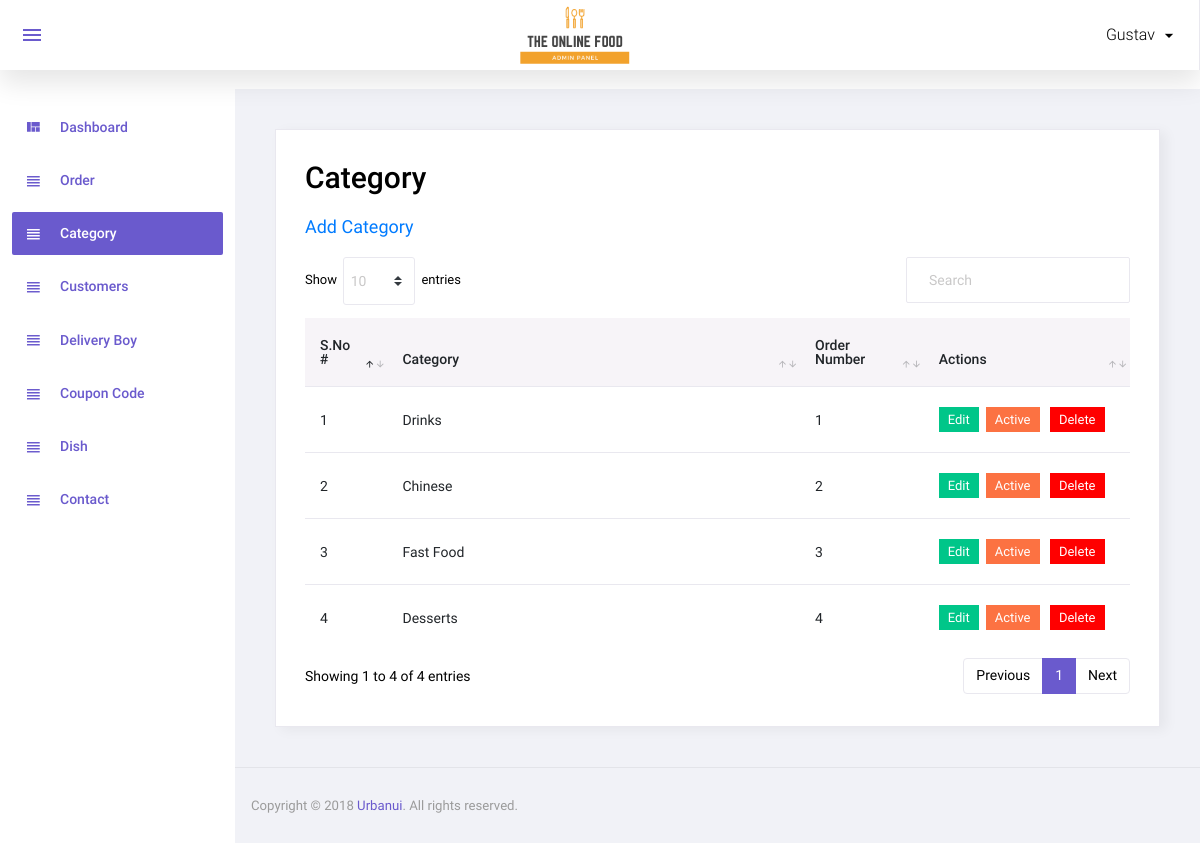
The page /admin/category.php (signed in) on the database its author committed.
### tables this page shows
CREATE TABLE `category` (
  `id` int(11) NOT NULL,
  `category` varchar(50) NOT NULL,
  `order_number` int(11) NOT NULL,
  `status` int(11) NOT NULL,
  `added_on` datetime NOT NULL
);

### admin/category.php (the view, shortened to what this page needs)
<?php
include('top.php');
$sql="select * from category order by order_number";
$res=mysqli_query($con,$sql);
?>
    <div class="card">
        <div class="card-body">
            <h1 class="grid_title">Category</h1>
            <a href="manage_category.php" class="add_link">Add Category</a>
            <div class="row grid_box">
                <div class="col-12">
                    <div class="table-responsive">
                        <table id="order-listing" class="table">
                            <thead>
                            <tr>
                                <th width="10%">S.No #</th>
                                <th width="50%">Category</th>
                                <th width="15%">Order Number</th>
                                <th width="25%">Actions</th>
                            </tr>
                            </thead>
                            <tbody>
                            <?php if(mysqli_num_rows($res)>0){
                                $i=1;
                                while($row=mysqli_fetch_assoc($res)){
                                    ?>
                                    <tr>
                                        <td><?php echo $i?></td>
                                        <td><?php echo $row['category']?></td>
                                        <td><?php echo $row['order_number']?></td>
                                        <td>
                                            <a href="manage_category.php?id=<?php echo $row['id']?>"><label class="badge badge-success hand_cursor">Edit</label></a>&nbsp;
                                            <?php
                                            if($row['status']==1){
                                                ?>
                                                <a href="?id=<?php echo $row['id']?>&type=deactive"><label class="badge badge-danger hand_cursor">Active</label></a>
                                                <?php
                                            }else{
                                                ?>
                                                <a href="?id=<?php echo $row['id']?>&type=active"><label class="badge badge-info hand_cursor">Deactive</label></a>
                                                <?php
                                            }
                                            ?>
                                            <a href="?id=<?php echo $row['id']?>&type=delete"><label class="badge badge-danger delete_red hand_cursor">Delete</label></a>
                                        </td>
                                    </tr>
                                    <?php
                                    $i++;
                                } } else { ?>
                                <tr>
                                    <td colspan="5">No data found</td>
                                </tr>
                            <?php } ?>
                            </tbody>
                        </table>
                    </div>
                </div>
            </div>
        </div>
    </div>
<?php include('footer.php');?>

### rows shown on the page
category: category "Drinks", order_number "1"
category: category "Chinese", order_number "2"
category: category "Fast Food", order_number "3"
category: category "Desserts", order_number "4"

### other values the page prints
$_SESSION['ADMIN_USER'] "Gustav"
